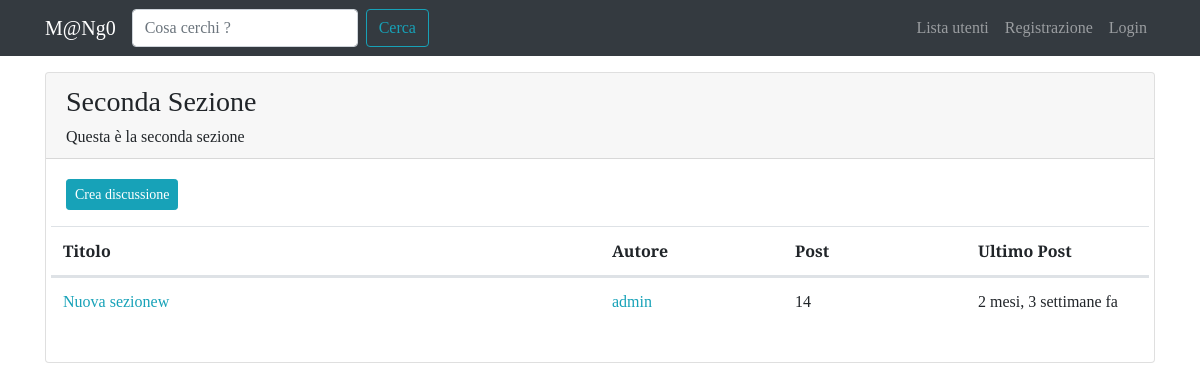
The app's page /forum/sezione/2/ with its own data.
### forum/models.py (models this page shows, shortened)
class Sezione(models.Model):
    nome_sezione = models.CharField(max_length=80)
    descrizione = models.CharField(max_length=150, blank=True, null=True)
    logo_sezione = models.ImageField(blank=True, null=True)
    class Meta:
        verbose_name = "Sezione"
        verbose_name_plural = "Sezioni"

class Discussione(models.Model):
    titolo = models.CharField(max_length=120)
    data_creazione = models.DateTimeField(auto_now_add=True)
    autore_discussione = models.ForeignKey(User, on_delete=models.CASCADE, related_name="discussioni")
    sezione_appartenenza = models.ForeignKey(Sezione, on_delete=models.CASCADE)
    def get_absolute_url(self):
        return reverse('visualizza_discussione', kwargs={"pk":self.pk})
    """ indica il numero di pagine presenti nella discussione """
    class Meta:
        verbose_name = "Discussione"
        verbose_name_plural = "Discussioni"

class Post(models.Model):
    autore_post = models.ForeignKey(User, on_delete=models.CASCADE, related_name="posts")
    contenuto = models.TextField()
    data_creazione = models.DateTimeField(auto_now_add=True)
    discussione = models.ForeignKey(Discussione, on_delete=models.CASCADE)
    class Meta:
        verbose_name = "Post"
        verbose_name_plural = "Posts"

### forum/views.py (the view)
# urls.py: path('sezione/<int:pk>/', views.visualizzaSezione, name='sezione_view'),
def visualizzaSezione(request, pk):
    sezione = get_object_or_404(Sezione, pk=pk)
    discussioni_sezione = Discussione.objects.filter(sezione_appartenenza = sezione).order_by("-data_creazione")
    context = {"sezione":sezione, "discussioni": discussioni_sezione}
    return render(request, 'forum/singola_sezione.html', context)

### forum/templates/forum/singola_sezione.html (shortened to what this page needs)
{% extends 'base.html' %}
{% block content %}
  <div class="card my-3">
        <div class="card-header">
          <h3>{{ sezione.nome_sezione }}</h3>
          <h6 class="card-text">{{ sezione.descrizione }}</h6>
        </div>
        <div class="card-body">
              <a class="btn btn-sm btn-info" href="{% url 'crea_discussione' pk=sezione.pk %}">Crea discussione</a>
              <table class="table mt-3 ">
                <thead>
                  <tr class="row">
                    <th class="col-lg-6 col-3">Titolo</th>
                    <th class="col-lg-2 col-3">Autore</th>
                    <th class="col-lg-2 col-3">Post</th>
                    <th class="col-lg-2 col-3">Ultimo Post</th>
                  </tr>
                </thead>
                <tbody>
                    <tr class="row">
                      {% for discussione in discussioni %}
                          <td class="col-lg-6 col-3">
                            <a href="{{ discussione.get_absolute_url }}">
                              {{ discussione.titolo }}
                            </a>
                          </td>
                          <td class="col-lg-2 col-3">
                            <a href="{% url 'user_profile' username=discussione.autore_discussione.username %}">
                              {{ discussione.autore_discussione }}
                            </a>
                          </td>
                          <td class="col-lg-2 col-3">
                            {{ discussione.post_set.count }}
                          </td>
                          <td class="col-lg-2 col-3">
                            {{ discussione.post_set.last.data_creazione|timesince }}  {% if discussione.post_set.count != 0 %} fa {% endif %}
                          </td>
                      {% endfor %}
                    </tr>
                </tbody>
              </table>
        </div>
  </div>
{% endblock content %}

### static-storage/css/mango.css (style rules this page uses)
body { font-family: 'Slabo 27px', serif; }
a, a:hover { color: #17a2b8; }

### records on screen
Sezione: nome_sezione "Seconda Sezione", descrizione "Questa è la seconda sezione"
Discussione: titolo "Nuova sezionew", autore_discussione "admin", post_set.count "14", post_set.last.data_creazione "2 mesi, 3 settimane", shows "fa"
